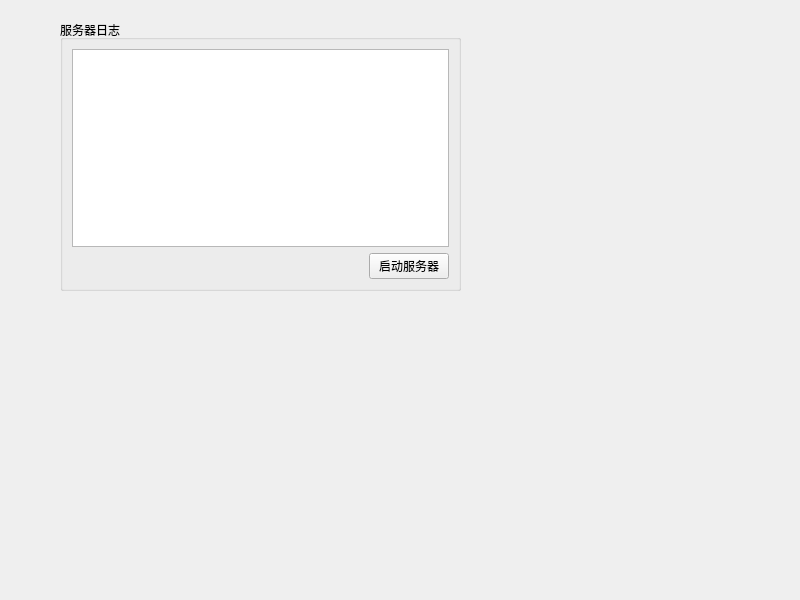
<?xml version="1.0" encoding="UTF-8"?>
<ui version="4.0">
 <class>MainWindow</class>
 <widget class="QMainWindow" name="MainWindow">
  <property name="geometry">
   <rect>
    <x>0</x>
    <y>0</y>
    <width>800</width>
    <height>600</height>
   </rect>
  </property>
  <property name="windowTitle">
   <string>服务器</string>
  </property>
  <widget class="QWidget" name="centralwidget">
   <widget class="QGroupBox" name="groupBox">
    <property name="geometry">
     <rect>
      <x>60</x>
      <y>20</y>
      <width>401</width>
      <height>271</height>
     </rect>
    </property>
    <property name="title">
     <string>服务器日志</string>
    </property>
    <layout class="QVBoxLayout" name="verticalLayout">
     <item>
      <widget class="QPlainTextEdit" name="logEdit"/>
     </item>
     <item>
      <layout class="QHBoxLayout" name="horizontalLayout">
       <item>
        <spacer name="horizontalSpacer">
         <property name="orientation">
          <enum>Qt::Orientation::Horizontal</enum>
         </property>
         <property name="sizeHint" stdset="0">
          <size>
           <width>40</width>
           <height>20</height>
          </size>
         </property>
        </spacer>
       </item>
       <item>
        <widget class="QPushButton" name="startstopButton">
         <property name="text">
          <string>启动服务器</string>
         </property>
        </widget>
       </item>
      </layout>
     </item>
    </layout>
   </widget>
  </widget>
 </widget>
 <resources/>
 <connections/>
</ui>
